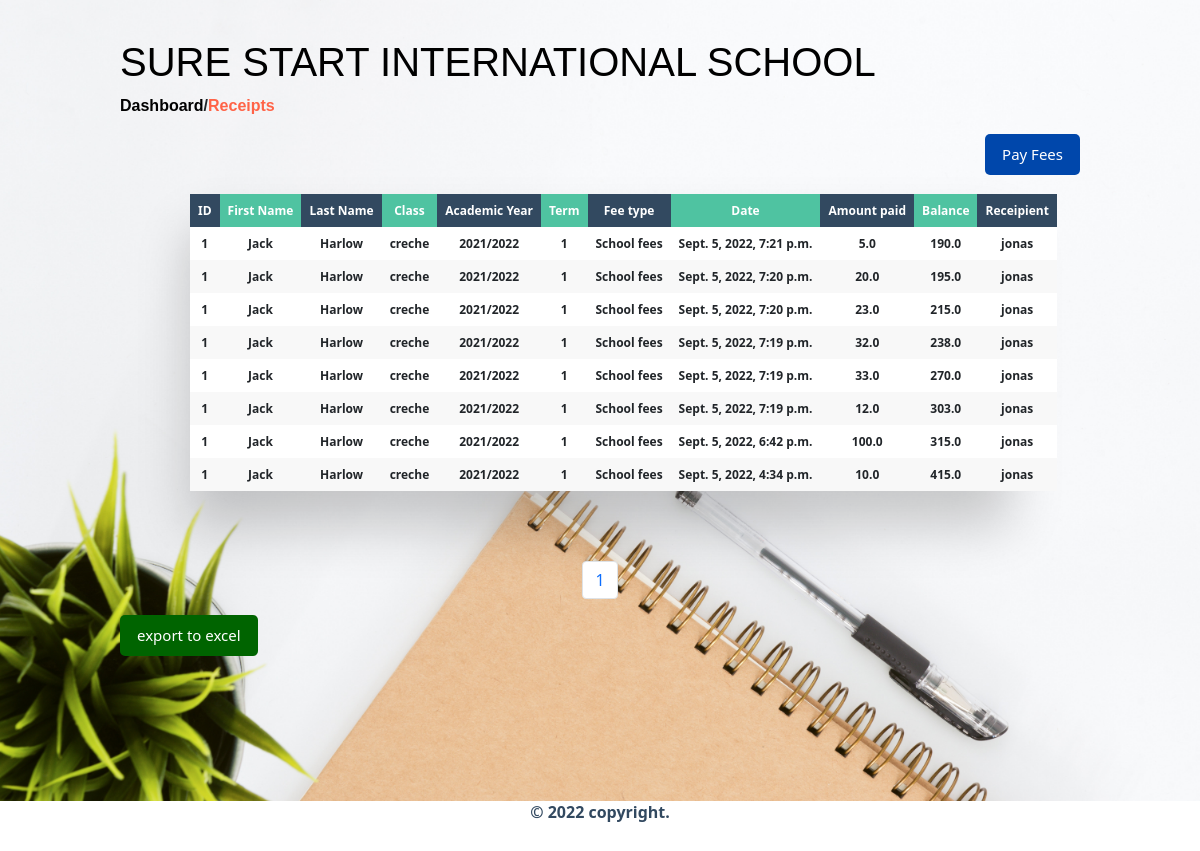
/receipts/, run on an earlier commit of the app's database.
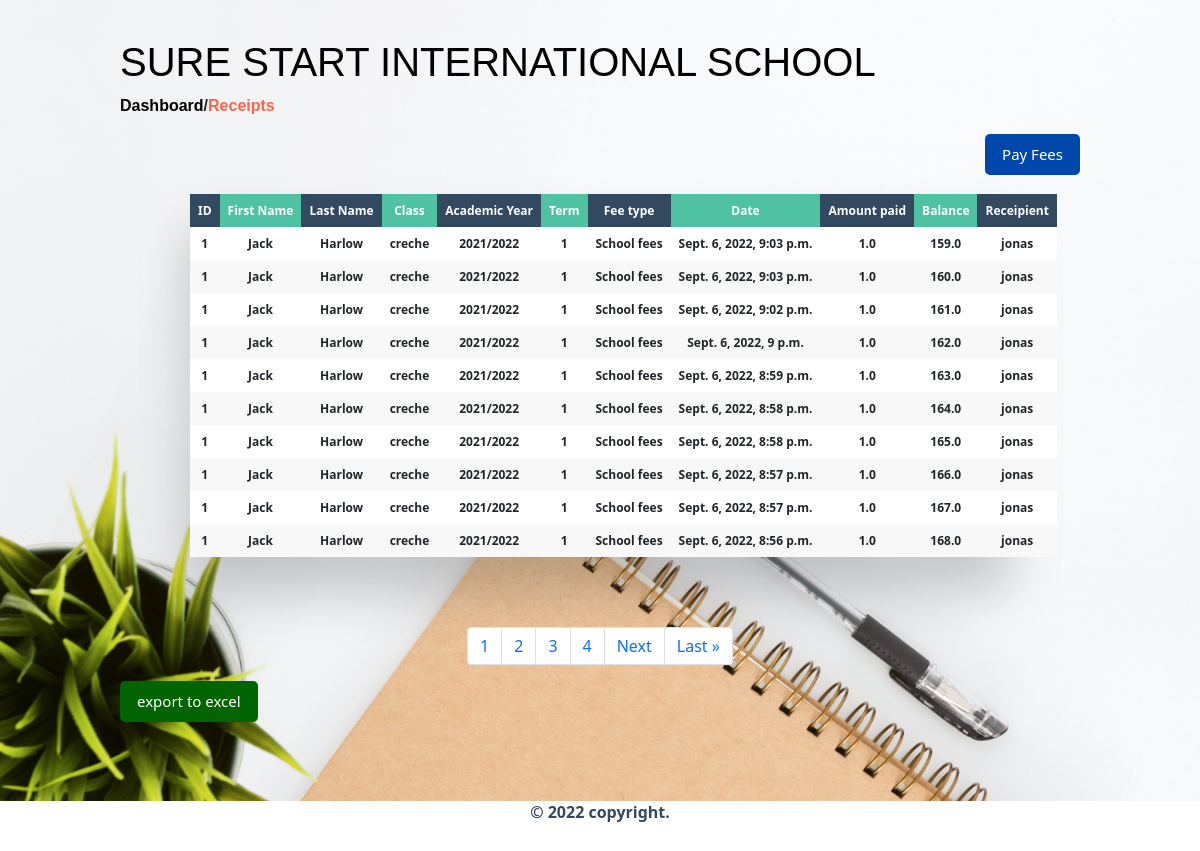
And on a later commit of the database.
### fees/models.py (models this page shows, shortened)
class Receipt(models.Model):
    student_id = models.CharField(max_length=255)
    first_name = models.CharField(max_length=255)
    last_name = models.CharField(max_length=255)
    student_class = models.CharField(max_length=20)
    fee_type = models.CharField(max_length=20)
    balance = models.FloatField(max_length=255)
    amount_paid = models.FloatField(max_length=255 ,default=0)
    academic_year = models.CharField(max_length=20)
    term = models.CharField(max_length=5)
    payment_date = models.DateTimeField(auto_now_add=True)
    receipient =  models.ForeignKey(get_user_model(), on_delete=models.CASCADE)
    class Meta:
        ordering = ['-payment_date']

### users/models.py (models this page shows)
class CustomUser(AbstractUser):
    is_email_verified = models.BooleanField(default=False)
    token = models.TextField(blank=True, null=True)

### fees/views.py (the view, shortened to what this page needs)
# urls.py: path('receipts/',receipts_list_and_create,name='receipts'),
def receipts_list_and_create(request):
    form = ReceiptsForm(request.POST or None)
    objects = Receipt.objects.all()
    p = Paginator(Receipt.objects.all(),10)
    page = request.GET.get('page')
    fees_list = p.get_page(page)
    nums = "a" * fees_list.paginator.num_pages
    return render(request, 'receipt_list.html', {'objects': objects,
    'fees_list':fees_list,
    'nums':nums,
    'form': form
    })

### templates/receipt_list.html (shortened to what this page needs)
{% extends 'base.html' %}
{% block content %}
<div class="dashboard-container">
    <div class="top-nav">
        <h1><a href="{% url 'dashboard' %}">SURE START INTERNATIONAL SCHOOL</a></h1>
        <p><a href="{% url 'dashboard' %}">Dashboard</a>/<a href="{% url 'receipts' %}" class="active-link">Receipts</a></p>
    </div>
    <div class="add-div">
        <a href="#" id="modal-btn"><button class="btn-primary btn-primary-wd">Pay Fees</button></a>
    </div>
    <div class="table-wrapper" id="student_table_div">
        <table class="fl-table" id="table2excel_fees">
            <thead>
                <tr>
                    <th>ID</th>
                    <th>First Name</th>
                    <th>Last Name</th>
                    <th>Class</th>
                    <th>Academic Year</th>
                    <th>Term</th>
                    <th>Fee type</th>
                    <th>Date</th>
                    <th>Amount paid</th>
                    <th>Balance</th>
                    <th>Receipient</th>
                </tr>
            </thead>
            <tbody>
                {% for fees in fees_list %}
                    <tr>
                        <th>{{ fees.student_id }}</th>
                        <th>{{ fees.first_name }}</th>
                        <th>{{ fees.last_name }}</th>
                        <th>{{ fees.student_class }}</th>
                        <th>{{ fees.academic_year }}</th>
                        <th>{{ fees.term }}</th>
                        <th>{{ fees.fee_type }}</th>
                        <th>{{ fees.payment_date }}</th>
                        <th>{{ fees.amount_paid }}</th>
                        <th>{{ fees.balance }}</th>
                        <th>{{ fees.receipient }}</th>
                    </tr>
                {% endfor %}
            </tbody>
        </table>
    </div>
    <nav aria-label="Page navigation example">
        <ul class="pagination justify-content-center">
            {% for i in nums %}
	            <li class="page-item"><a class="page-link" href="?page={{ forloop.counter }}">{{ forloop.counter }}</a></li>
            {% endfor %}
            {% if fees_list.has_next %}
            <li class="page-item"><a class="page-link" href="?page={{ fees_list.next_page_number }}">Next</a></li>
            <li class="page-item"><a class="page-link" href="?page={{ fees_list.paginator.num_pages }}">Last &raquo</a></li>
            {% endif %}
        </ul>
    </nav>
    <button id="btnExport_excel_fees" class="btn-primary btn-primary-wd info-btn-1">export to excel</button>
</div>
{% endblock content %}

What changed in the data, as far as the page shows it:
no longer on this page (row unchanged): Receipt: student_id "1", first_name "Jack", last_name "Harlow", student_class "creche", academic_year "2021/2022", term "1", fee_type "School fees", payment_date "Sept. 5, 2022, 7:21 p.m.", amount_paid "5.0", balance "190.0", receipient "jonas"
no longer on this page (row unchanged): Receipt: student_id "1", first_name "Jack", last_name "Harlow", student_class "creche", academic_year "2021/2022", term "1", fee_type "School fees", payment_date "Sept. 5, 2022, 7:20 p.m.", amount_paid "20.0", balance "195.0", receipient "jonas"
no longer on this page (row unchanged): Receipt: student_id "1", first_name "Jack", last_name "Harlow", student_class "creche", academic_year "2021/2022", term "1", fee_type "School fees", payment_date "Sept. 5, 2022, 7:20 p.m.", amount_paid "23.0", balance "215.0", receipient "jonas"
no longer on this page (row unchanged): Receipt: student_id "1", first_name "Jack", last_name "Harlow", student_class "creche", academic_year "2021/2022", term "1", fee_type "School fees", payment_date "Sept. 5, 2022, 7:19 p.m.", amount_paid "32.0", balance "238.0", receipient "jonas"
no longer on this page (row unchanged): Receipt: student_id "1", first_name "Jack", last_name "Harlow", student_class "creche", academic_year "2021/2022", term "1", fee_type "School fees", payment_date "Sept. 5, 2022, 7:19 p.m.", amount_paid "33.0", balance "270.0", receipient "jonas"
no longer on this page (row unchanged): Receipt: student_id "1", first_name "Jack", last_name "Harlow", student_class "creche", academic_year "2021/2022", term "1", fee_type "School fees", payment_date "Sept. 5, 2022, 7:19 p.m.", amount_paid "12.0", balance "303.0", receipient "jonas"
no longer on this page (row unchanged): Receipt: student_id "1", first_name "Jack", last_name "Harlow", student_class "creche", academic_year "2021/2022", term "1", fee_type "School fees", payment_date "Sept. 5, 2022, 6:42 p.m.", amount_paid "100.0", balance "315.0", receipient "jonas"
no longer on this page (row unchanged): Receipt: student_id "1", first_name "Jack", last_name "Harlow", student_class "creche", academic_year "2021/2022", term "1", fee_type "School fees", payment_date "Sept. 5, 2022, 4:34 p.m.", amount_paid "10.0", balance "415.0", receipient "jonas"
added Receipt: student_id "1", first_name "Jack", last_name "Harlow", student_class "creche", academic_year "2021/2022", term "1", fee_type "School fees", payment_date "Sept. 6, 2022, 9:03 p.m.", amount_paid "1.0", balance "159.0", receipient "jonas"
added Receipt: student_id "1", first_name "Jack", last_name "Harlow", student_class "creche", academic_year "2021/2022", term "1", fee_type "School fees", payment_date "Sept. 6, 2022, 9:03 p.m.", amount_paid "1.0", balance "160.0", receipient "jonas"
added Receipt: student_id "1", first_name "Jack", last_name "Harlow", student_class "creche", academic_year "2021/2022", term "1", fee_type "School fees", payment_date "Sept. 6, 2022, 9:02 p.m.", amount_paid "1.0", balance "161.0", receipient "jonas"
added Receipt: student_id "1", first_name "Jack", last_name "Harlow", student_class "creche", academic_year "2021/2022", term "1", fee_type "School fees", payment_date "Sept. 6, 2022, 9 p.m.", amount_paid "1.0", balance "162.0", receipient "jonas"
added Receipt: student_id "1", first_name "Jack", last_name "Harlow", student_class "creche", academic_year "2021/2022", term "1", fee_type "School fees", payment_date "Sept. 6, 2022, 8:59 p.m.", amount_paid "1.0", balance "163.0", receipient "jonas"
added Receipt: student_id "1", first_name "Jack", last_name "Harlow", student_class "creche", academic_year "2021/2022", term "1", fee_type "School fees", payment_date "Sept. 6, 2022, 8:58 p.m.", amount_paid "1.0", balance "164.0", receipient "jonas"
added Receipt: student_id "1", first_name "Jack", last_name "Harlow", student_class "creche", academic_year "2021/2022", term "1", fee_type "School fees", payment_date "Sept. 6, 2022, 8:58 p.m.", amount_paid "1.0", balance "165.0", receipient "jonas"
added Receipt: student_id "1", first_name "Jack", last_name "Harlow", student_class "creche", academic_year "2021/2022", term "1", fee_type "School fees", payment_date "Sept. 6, 2022, 8:57 p.m.", amount_paid "1.0", balance "166.0", receipient "jonas"
added Receipt: student_id "1", first_name "Jack", last_name "Harlow", student_class "creche", academic_year "2021/2022", term "1", fee_type "School fees", payment_date "Sept. 6, 2022, 8:57 p.m.", amount_paid "1.0", balance "167.0", receipient "jonas"
added Receipt: student_id "1", first_name "Jack", last_name "Harlow", student_class "creche", academic_year "2021/2022", term "1", fee_type "School fees", payment_date "Sept. 6, 2022, 8:56 p.m.", amount_paid "1.0", balance "168.0", receipient "jonas"
Also different on the page:
new list line: "2"
new list line: "3"
new list line: "4"
text now shown: "Next Last »"
